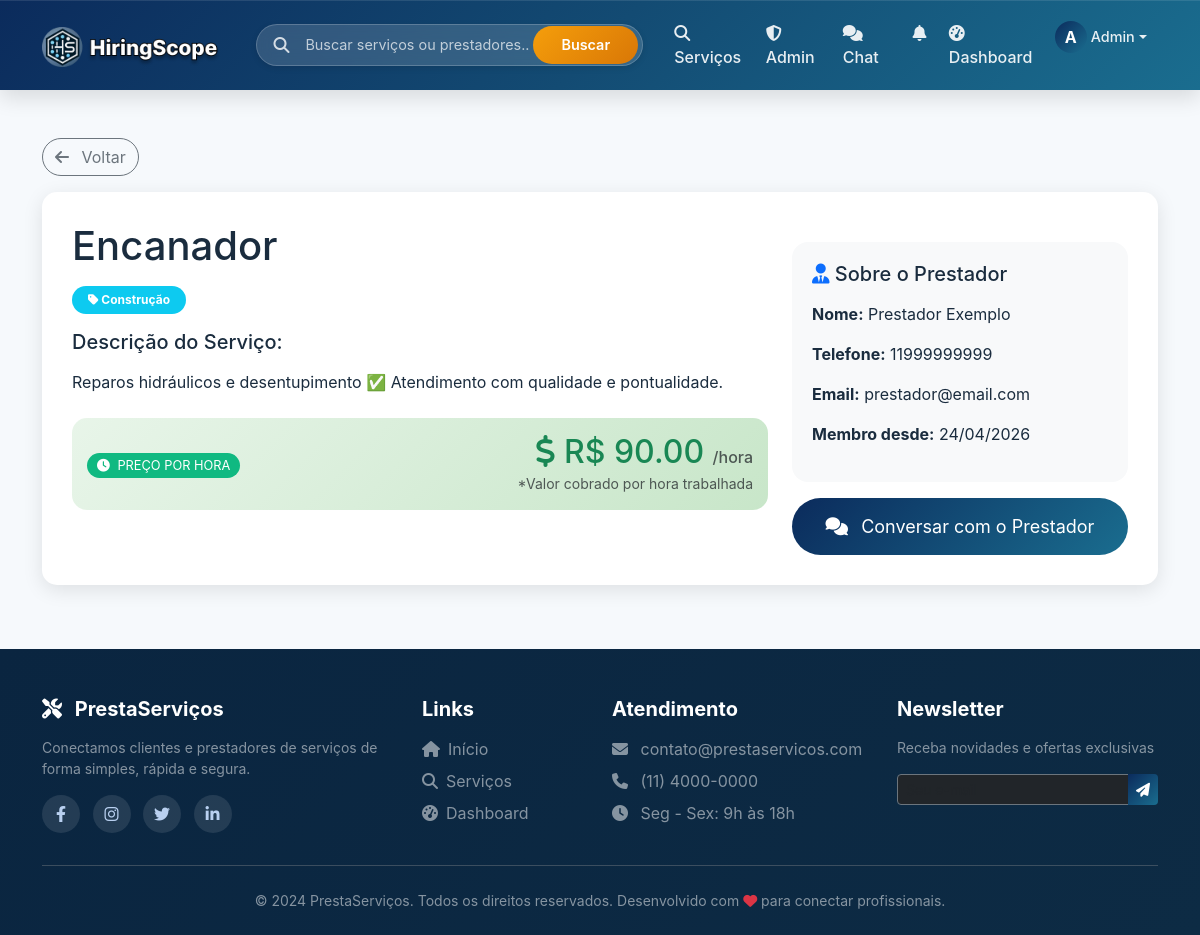
The app's page /servico/28 (signed in) with its own data.
### models.py (models this page shows, shortened)
class Usuario(UserMixin, db.Model):
    __tablename__ = 'usuarios'
    id = db.Column(db.Integer, primary_key=True)
    nome = db.Column(db.String(100), nullable=False)
    email = db.Column(db.String(100), unique=True, nullable=False)
    senha_hash = db.Column(db.String(200), nullable=False)
    telefone = db.Column(db.String(20))
    tipo = db.Column(db.String(20), nullable=False)  # cliente, prestador
    is_admin = db.Column(db.Boolean, default=False)
    data_cadastro = db.Column(db.DateTime, default=datetime.utcnow)
    foto_perfil = db.Column(db.String(200), default='default.jpg')
    foto_url = db.Column(db.String(500), nullable=True)
    descricao = db.Column(db.Text)
    servicos_oferecidos = db.relationship('Servico', back_populates='prestador', lazy=True)
    avaliacoes_recebidas = db.relationship('Avaliacao', foreign_keys='Avaliacao.prestador_id', back_populates='prestador', lazy=True)
    avaliacoes_feitas = db.relationship('Avaliacao', foreign_keys='Avaliacao.cliente_id', back_populates='cliente', lazy=True)
    favoritos = db.relationship('Favorito', foreign_keys='Favorito.cliente_id', back_populates='cliente', lazy=True)
    contratos_como_cliente = db.relationship('Contrato', foreign_keys='Contrato.cliente_id', back_populates='cliente', lazy=True)
    contratos_como_prestador = db.relationship('Contrato', foreign_keys='Contrato.prestador_id', back_populates='prestador', lazy=True)
    def media_avaliacoes(self):
        if self.avaliacoes_recebidas:
            total = sum([a.nota for a in self.avaliacoes_recebidas])
            return round(total / len(self.avaliacoes_recebidas), 1)
        return 0

class Servico(db.Model):
    __tablename__ = 'servicos'
    id = db.Column(db.Integer, primary_key=True)
    prestador_id = db.Column(db.Integer, db.ForeignKey('usuarios.id'), nullable=False)
    titulo = db.Column(db.String(200), nullable=False)
    descricao = db.Column(db.Text, nullable=False)
    categoria = db.Column(db.String(100))
    tipo_preco = db.Column(db.String(20), default='fixo')  # fixo, hora, dia, metro, consulta
    preco = db.Column(db.Float)
    destaque = db.Column(db.Boolean, default=False)
    destaque_pago = db.Column(db.Boolean, default=False)
    destaque_data_fim = db.Column(db.DateTime, nullable=True)
    plano_destaque = db.Column(db.String(20), nullable=True)  # 'basico', 'pro'
    data_postagem = db.Column(db.DateTime, default=datetime.utcnow)
    imagem_base64 = db.Column(db.Text, nullable=True)
    prestador = db.relationship('Usuario', foreign_keys=[prestador_id], back_populates='servicos_oferecidos')
    solicitacoes = db.relationship('Solicitacao', back_populates='servico', lazy=True)
    avaliacoes = db.relationship('Avaliacao', back_populates='servico', lazy=True)
    contratos = db.relationship('Contrato', back_populates='servico', lazy=True)

### routes/servico_routes.py (the view)
@servico_bp.route('/<int:id>')
def detalhe(id):
    servico = Servico.query.get_or_404(id)
    return render_template('detalhe_servico.html', servico=servico)

### app.py (called while the page is built)
@login_manager.user_loader
def load_user(user_id):
    from models import Usuario
    return Usuario.query.get(int(user_id))

### templates/detalhe_servico.html (shortened to what this page needs)
{% extends "base.html" %}
{% block content %}
<div class="container mt-5">
    <div class="mb-3">
        <a href="javascript:history.back()" class="btn btn-outline-secondary rounded-pill">
            <i class="fas fa-arrow-left me-2"></i> Voltar
        </a>
    </div>
    <div class="servico-detalhe">
        <div class="row">
            <div class="col-md-8">
                <h1 class="mb-3">{{ servico.titulo }}</h1>
                <div class="mb-3">
                    <span class="badge bg-info px-3 py-2 rounded-pill">
                        <i class="fas fa-tag"></i> {{ servico.categoria }}
                    </span>
                </div>
                <h5 class="mb-3">Descrição do Serviço:</h5>
                <p class="mb-4">{{ servico.descricao }}</p>
                {% if servico.tipo_preco and servico.tipo_preco != 'consulta' %}
                <div class="preco-card mb-4">
                    <div class="d-flex align-items-center justify-content-between flex-wrap">
                        <div>
                            <span class="badge-preco rounded-pill">
                                {% if servico.tipo_preco == 'fixo' %}
                                    <i class="fas fa-tag me-1"></i> PREÇO FIXO
                                {% elif servico.tipo_preco == 'hora' %}
                                    <i class="fas fa-clock me-1"></i> PREÇO POR HORA
                                {% elif servico.tipo_preco == 'dia' %}
                                    <i class="fas fa-calendar-day me-1"></i> PREÇO POR DIA
                                {% elif servico.tipo_preco == 'metro' %}
                                    <i class="fas fa-ruler-combined me-1"></i> PREÇO POR M²
                                {% endif %}
                            </span>
                        </div>
                        <div class="text-end">
                            <h2 class="text-success mb-0">
                                <i class="fas fa-dollar-sign"></i> R$ {{ "%.2f"|format(servico.preco) }}
                                {% if servico.tipo_preco == 'hora' %}
                                    <small class="text-muted fs-6">/hora</small>
                                {% elif servico.tipo_preco == 'dia' %}
                                    <small class="text-muted fs-6">/dia</small>
                                {% elif servico.tipo_preco == 'metro' %}
                                    <small class="text-muted fs-6">/m²</small>
                                {% endif %}
                            </h2>
                            <small class="text-muted">
                                {% if servico.tipo_preco == 'fixo' %}
                                    *Valor fixo pelo serviço completo
                                {% elif servico.tipo_preco == 'hora' %}
                                    *Valor cobrado por hora trabalhada
                                {% elif servico.tipo_preco == 'dia' %}
                                    *Valor por diária (8h de trabalho)
                                {% elif servico.tipo_preco == 'metro' %}
                                    *Valor por metro quadrado
                                {% endif %}
                            </small>
                        </div>
                    </div>
                </div>
                {% endif %}
            </div>
            <div class="col-md-4">
                <div class="prestador-info rounded-4">
                    <h5 class="mb-3"><i class="fas fa-user-tie text-primary"></i> Sobre o Prestador</h5>
                    <p><strong>Nome:</strong> {{ servico.prestador.nome }}</p>
                    <p><strong>Telefone:</strong> {{ servico.prestador.telefone or 'Não informado' }}</p>
                    <p><strong>Email:</strong> {{ servico.prestador.email }}</p>
                    <p><strong>Membro desde:</strong> {{ servico.prestador.data_cadastro.strftime('%d/%m/%Y') }}</p>
                </div>
                {% if current_user.is_authenticated %}
                    <div class="mt-3">
                        <button onclick="iniciarChat({{ servico.prestador.id }}, '{{ servico.prestador.nome|replace("'", "\\'") }}')"
                                class="btn btn-chat">
                            <i class="fas fa-comments me-2"></i> Conversar com o Prestador
                        </button>
                    </div>
                {% endif %}
            </div>
        </div>
    </div>
</div>
{% endblock %}

### templates/components/base/navbar.html (shortened to what this page needs)
<nav class="navbar navbar-expand-lg navbar-dark sticky-top">
    <div class="container">
        <a class="navbar-brand" href="{{ url_for('main.index') }}">
            <img src="{{ url_for('static', filename='img/logo.png') }}"
                 alt="PrestaServiços"
                 class="navbar-logo"
                 style="height: 42px;"
                 onerror="this.onerror=null; this.parentNode.innerHTML='<i class=\'fas fa-tools me-2\'></i> PrestaServiços';">
        </a>
        <div class="search-bar-desktop d-none d-lg-block">
            <div class="search-bar-wrapper">
                <div class="search-icon"><i class="fas fa-search"></i></div>
                <input type="text" id="globalSearchInput" class="search-input" placeholder="Buscar serviços ou prestadores...">
                <button id="globalSearchBtn" class="search-btn">Buscar</button>
            </div>
        </div>
        <div class="collapse navbar-collapse" id="navbarNav">
            <ul class="navbar-nav ms-auto">
                <li class="nav-item">
                    <a class="nav-link" href="{{ url_for('servico.lista') }}">
                        <i class="fas fa-search me-1"></i> Serviços
                    </a>
                </li>
                {% if current_user.is_authenticated and current_user.is_admin %}
                <li class="nav-item">
                    <a class="nav-link" href="{{ url_for('admin.dashboard') }}">
                        <i class="fas fa-shield-alt me-1"></i> Admin
                    </a>
                </li>
                {% endif %}
                {% if current_user.is_authenticated %}
                    <li class="nav-item position-relative">
                        <a class="nav-link chat-link" href="{{ url_for('chat.index') }}">
                            <i class="fas fa-comments me-1"></i> Chat
                        </a>
                    </li>
                    <li class="nav-item dropdown">
                        <a class="nav-link" href="#" id="notificationDropdown" role="button" data-bs-toggle="dropdown">
                            <i class="fas fa-bell"></i>
                        </a>
                    </li>
                    <li class="nav-item">
                        <a class="nav-link" href="{{ url_for('main.dashboard') }}">
                            <i class="fas fa-tachometer-alt me-1"></i> Dashboard
                        </a>
                    </li>
                    <li class="nav-item dropdown">
                        <a class="nav-link dropdown-toggle d-flex align-items-center" href="#" id="userDropdown" role="button" data-bs-toggle="dropdown">
                            {% if current_user.foto_url %}
                                <img src="{{ current_user.foto_url }}" class="user-avatar-nav" alt="Avatar" onerror="this.style.display='none'; this.parentNode.querySelector('.user-avatar-nav-placeholder').style.display='inline-flex';">
                                <div class="user-avatar-nav-placeholder" style="display: none;">{{ current_user.nome[0]|upper }}</div>
                            {% else %}
                                <div class="user-avatar-nav-placeholder">{{ current_user.nome[0]|upper }}</div>
                            {% endif %}
                            <span class="user-name-nav ms-1">{{ current_user.nome.split()[0] }}</span>
                        </a>
                    </li>
                {% endif %}
            </ul>
        </div>
    </div>
</nav>

### static/style.css (style rules this page uses)
:root { --primary: #0b2b5c; --primary-light: #1a6d8f; --primary-dark: #071a36; --accent: #3bb2ff; --success: #10b981; --warning: #fbbf24; --danger: #ef4444; --bg: #f6f9fc; --card: #ffffff; --text: #1a2c3e; --muted: #6b7280; --shadow-soft: 0 10px 25px rgba(0,0,0,0.05); --shadow-strong: 0 25px 50px -15px rgba(0,0,0,0.25); --gradient-main: linear-gradient(135deg, var(--primary), var(--primary-light)); }
* { margin: 0; padding: 0; box-sizing: border-box; }
body { font-family: 'Inter', 'Segoe UI', system-ui, sans-serif; background: var(--bg); color: var(--text); scroll-behavior: smooth; }
.navbar { background: linear-gradient(135deg, #0b2b5c 0%, #134b73 50%, #1a6d8f 100%); box-shadow: 0 8px 20px rgba(0, 0, 0, 0.12), inset 0 1px 0 rgba(255, 255, 255, 0.1); padding: 0.8rem 0; position: sticky; top: 0; z-index: 1000; backdrop-filter: blur(2px); }
.navbar-brand { font-size: 1.8rem; font-weight: 800; background: linear-gradient(120deg, #ffffff, #c3e2ff); background-clip: text; -webkit-background-clip: text; color: transparent; letter-spacing: -0.5px; transition: all 0.3s; }
.nav-link { color: rgba(255, 255, 255, 0.9) !important; font-weight: 500; margin: 0 0.2rem; padding: 0.5rem 1.2rem; border-radius: 40px; transition: all 0.2s; }
.navbar-logo { height: 40px; width: auto; max-height: 40px; object-fit: contain; transition: all 0.2s; }
.search-bar-wrapper { display: flex; align-items: center; background: white; border-radius: 60px; box-shadow: 0 4px 12px rgba(0, 0, 0, 0.08); border: 1px solid #e2e8f0; transition: all 0.2s; overflow: hidden; }
.search-icon { padding: 0 16px; color: #94a3b8; font-size: 1.1rem; }
.navbar-logo { height: 40px; width: auto; max-height: 40px; object-fit: contain; }
.search-bar-desktop { flex: 0 0 320px; margin: 0 20px; }
@media (min-width: 1200px) { .search-bar-desktop { flex: 0 0 380px; } }
.search-bar-wrapper { display: flex; align-items: center; background: white; border-radius: 60px; box-shadow: 0 2px 6px rgba(0,0,0,0.1); border: 1px solid #e2e8f0; overflow: hidden; height: 42px; }
.search-input { flex: 1; border: none; padding: 0 0 0 12px; font-size: 0.9rem; outline: none; background: transparent; }
.search-input::placeholder { color: #94a3b8; font-weight: 400; }
.search-btn { background: var(--gradient-main); border: none; color: white; padding: 0 28px; font-weight: 600; border-radius: 0 60px 60px 0; transition: 0.2s; cursor: pointer; font-size: 0.95rem; }
.user-avatar-nav-placeholder { width: 32px; height: 32px; border-radius: 50%; background: var(--gradient-main); display: inline-flex; align-items: center; justify-content: center; color: white; font-weight: bold; font-size: 1rem; }
.user-name-nav { font-size: 0.9rem; font-weight: 500; }

### static/css/base.css (style rules this page uses)
.search-bar-desktop { flex: 0 0 380px; margin: 0 20px; }
.search-bar-wrapper { display: flex; align-items: center; background: rgba(255, 255, 255, 0.15); backdrop-filter: blur(8px); border-radius: 60px; border: 1px solid rgba(255, 255, 255, 0.2); transition: all 0.3s ease; overflow: hidden; }
.search-icon { padding: 0 16px; color: rgba(255, 255, 255, 0.8); font-size: 1rem; transition: color 0.3s ease; }
.search-input { flex: 1; border: none; padding: 12px 0; font-size: 0.9rem; outline: none; background: transparent; color: white; }
.search-input::placeholder { color: rgba(255, 255, 255, 0.7); }
.search-btn { background: linear-gradient(135deg, #f59e0b, #d97706); border: none; color: white; padding: 8px 28px; font-weight: 600; border-radius: 60px; transition: all 0.3s ease; cursor: pointer; font-size: 0.9rem; margin: 4px; }
.user-avatar-nav-placeholder { width: 32px; height: 32px; border-radius: 50%; background: linear-gradient(135deg, #0b2b5c, #1a6d8f); display: inline-flex; align-items: center; justify-content: center; color: white; font-weight: bold; }

### templates/detalhe_servico.html (style rules this page uses)
.servico-detalhe { background: white; border-radius: 15px; padding: 30px; box-shadow: 0 5px 20px rgba(0,0,0,0.1); }
.prestador-info { background: #f8f9fa; border-radius: 10px; padding: 20px; margin-top: 20px; }
.btn-chat { background: linear-gradient(135deg, #0b2b5c, #1a6d8f); border: none; padding: 15px 30px; font-size: 18px; border-radius: 50px; width: 100%; color: white; transition: all 0.3s ease; }
.preco-card { background: linear-gradient(135deg, #e8f5e9, #c8e6c9); border-radius: 15px; padding: 15px; margin: 15px 0; }
.badge-preco { font-size: 0.8rem; padding: 5px 10px; background: #10b981; color: white; }

### records on screen
Usuario: nome "A", nome "Admin"
Servico: titulo "Encanador", categoria "Construção", descricao "Reparos hidráulicos e desentupimento ✅ Atendimento com qualidade e pontualidade.", preco "90.00"
Usuario: prestador.nome "Prestador Exemplo", prestador "11999999999", prestador.email "prestador@email.com", prestador.data_cadastro "24/04/2026"
